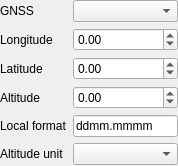
<?xml version="1.0" encoding="UTF-8"?>
<ui version="4.0">
 <class>GpsTestUi</class>
 <widget class="QWidget" name="GpsTestUi">
  <property name="geometry">
   <rect>
    <x>0</x>
    <y>0</y>
    <width>178</width>
    <height>166</height>
   </rect>
  </property>
  <property name="windowTitle">
   <string notr="true">Form</string>
  </property>
  <layout class="QGridLayout" name="gridLayout">
   <property name="leftMargin">
    <number>0</number>
   </property>
   <property name="topMargin">
    <number>0</number>
   </property>
   <property name="rightMargin">
    <number>0</number>
   </property>
   <property name="bottomMargin">
    <number>0</number>
   </property>
   <item row="4" column="0">
    <widget class="QLabel" name="label_5">
     <property name="text">
      <string>Local format</string>
     </property>
    </widget>
   </item>
   <item row="0" column="1">
    <widget class="QComboBox" name="comboBoxGnss"/>
   </item>
   <item row="3" column="1">
    <widget class="QDoubleSpinBox" name="doubleSpinBoxAltitude">
     <property name="minimum">
      <double>-180.000000000000000</double>
     </property>
     <property name="maximum">
      <double>180.000000000000000</double>
     </property>
    </widget>
   </item>
   <item row="1" column="0">
    <widget class="QLabel" name="label_2">
     <property name="text">
      <string>Longitude</string>
     </property>
    </widget>
   </item>
   <item row="1" column="1">
    <widget class="QDoubleSpinBox" name="doubleSpinBoxLongitude">
     <property name="minimum">
      <double>-180.000000000000000</double>
     </property>
     <property name="maximum">
      <double>180.000000000000000</double>
     </property>
    </widget>
   </item>
   <item row="4" column="1">
    <widget class="QLineEdit" name="lineEditLocalFormat">
     <property name="text">
      <string>ddmm.mmmm</string>
     </property>
    </widget>
   </item>
   <item row="3" column="0">
    <widget class="QLabel" name="label_4">
     <property name="text">
      <string>Altitude</string>
     </property>
    </widget>
   </item>
   <item row="0" column="0">
    <widget class="QLabel" name="label">
     <property name="sizePolicy">
      <sizepolicy hsizetype="Fixed" vsizetype="Preferred">
       <horstretch>0</horstretch>
       <verstretch>0</verstretch>
      </sizepolicy>
     </property>
     <property name="text">
      <string>GNSS</string>
     </property>
    </widget>
   </item>
   <item row="2" column="0">
    <widget class="QLabel" name="label_3">
     <property name="text">
      <string>Latitude</string>
     </property>
    </widget>
   </item>
   <item row="2" column="1">
    <widget class="QDoubleSpinBox" name="doubleSpinBoxLatitude">
     <property name="minimum">
      <double>-180.000000000000000</double>
     </property>
     <property name="maximum">
      <double>180.000000000000000</double>
     </property>
    </widget>
   </item>
   <item row="5" column="0">
    <widget class="QLabel" name="label_6">
     <property name="text">
      <string>Altitude unit</string>
     </property>
    </widget>
   </item>
   <item row="5" column="1">
    <widget class="QComboBox" name="comboBoxAltitudeUnit"/>
   </item>
  </layout>
 </widget>
 <resources/>
 <connections/>
</ui>
